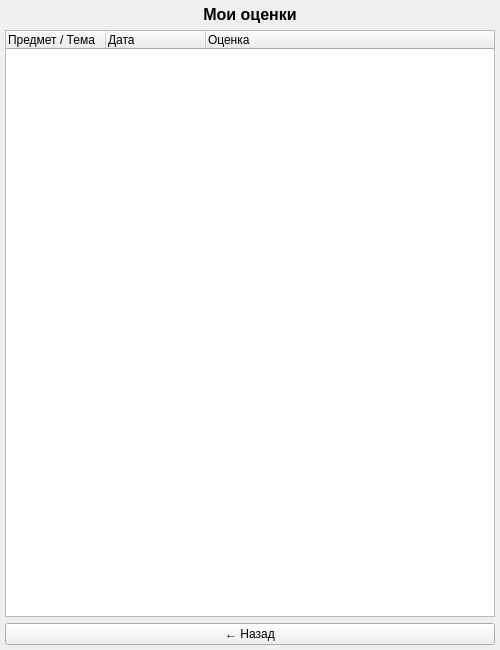
<?xml version="1.0" encoding="UTF-8"?>
<ui version="4.0">
 <class>GradesPage</class>
 <widget class="QMainWindow" name="GradesPage">
  <property name="geometry"><rect><x>0</x><y>0</y><width>500</width><height>650</height></rect></property>
  <property name="windowTitle"><string>Мои оценки</string></property>
  <widget class="QWidget" name="centralwidget">
   <widget class="QWidget" name="lw">
    <property name="geometry"><rect><x>5</x><y>5</y><width>490</width><height>640</height></rect></property>
    <layout class="QVBoxLayout">
     <item><widget class="QLabel" name="titleLabel">
      <property name="text"><string>Мои оценки</string></property>
      <property name="alignment"><set>Qt::AlignCenter</set></property>
      <property name="font"><font><pointsize>12</pointsize><bold>true</bold></font></property>
     </widget></item>
     <item><widget class="QTreeWidget" name="gradesTree">
      <column><property name="text"><string>Предмет / Тема</string></property></column>
      <column><property name="text"><string>Дата</string></property></column>
      <column><property name="text"><string>Оценка</string></property></column>
      <column><property name="text"><string></string></property></column>
     </widget></item>
     <item><widget class="QPushButton" name="backButton">
      <property name="text"><string>← Назад</string></property>
     </widget></item>
    </layout>
   </widget>
  </widget>
 </widget>
 <resources/><connections/>
</ui>
